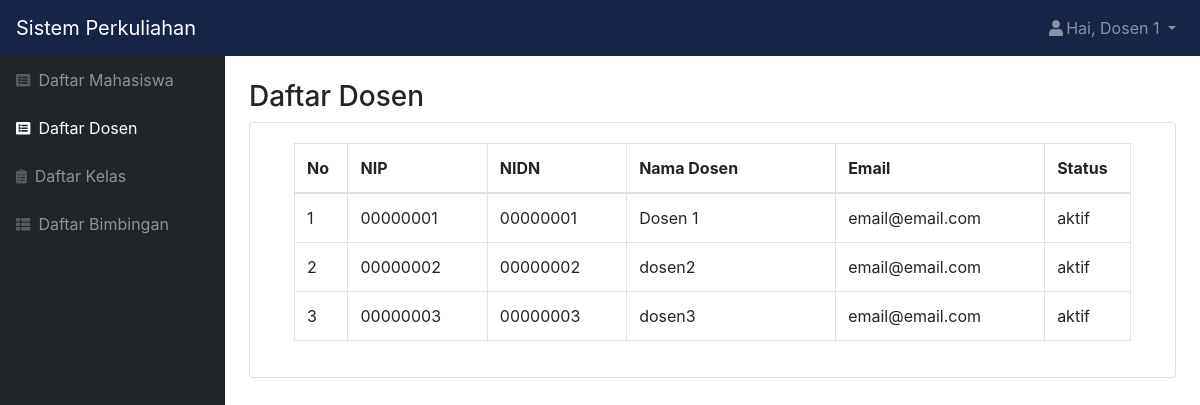
Screenshot of /dosen.php (signed in) with the database file from the repository.
### tables this page shows
CREATE TABLE `dosen` (
  `id_dosen` int(11) NOT NULL,
  `role` char(1) NOT NULL,
  `nip` varchar(25) NOT NULL,
  `nidn` char(10) NOT NULL,
  `nama` varchar(50) NOT NULL,
  `email` varchar(50) NOT NULL,
  `alamat` varchar(50) NOT NULL,
  `tanggal_lahir` date NOT NULL,
  `status` varchar(20) NOT NULL,
  `password` varchar(300) NOT NULL
);

### dosen.php (the view, shortened to what this page needs)
<?php
    include "function.php";
    $queryDosen = mysqli_query($koneksi, "SELECT * FROM dosen ORDER BY nip asc");
    $nama = $_SESSION['nama'];
?>
<!DOCTYPE html>
<html lang="en">
    <head>
        <link href="css/styles.css" rel="stylesheet" />
        <link href="https://cdn.datatables.net/1.10.20/css/dataTables.bootstrap4.min.css" rel="stylesheet" />
    </head>
    <body class="sb-nav-fixed">
        <nav class="sb-topnav navbar navbar-expand navbar-dark bg-dark">
            <a class="navbar-brand" href="index.html">Sistem Perkuliahan</a>
            <ul class="navbar-nav ml-auto">
                <li class="nav-item dropdown">
                    <a class="nav-link dropdown-toggle" id="userDropdown" href="#" role="button" data-toggle="dropdown" aria-haspopup="true" aria-expanded="false"><i class="fas fa-user fa-fw"></i>Hai, <?= $nama; ?> </a>
                </li>
            </ul>
        </nav>
        <div id="layoutSidenav">
            <div id="layoutSidenav_nav">
                <nav class="sb-sidenav accordion sb-sidenav-dark" id="sidenavAccordion">
                    <div class="sb-sidenav-menu">
                        <div class="nav">
                            <a class="nav-link" href="mahasiswa.php"
                                ><div class="sb-nav-link-icon"><i class="fas fa-list-alt"></i></div>
                                Daftar Mahasiswa</a
                            >
                            <a class="nav-link active" href="dosen.php"
                                ><div class="sb-nav-link-icon"><i class="fas fa-list-alt"></i></div>
                                Daftar Dosen</a
                            >
                            <a class="nav-link" href="kelas.php"
                                ><div class="sb-nav-link-icon"><i class="fas fa-clipboard-list"></i></div>
                                Daftar Kelas</a
                            >
                            <a class="nav-link" href="bimbingan.php"
                                ><div class="sb-nav-link-icon"><i class="fas fa-th-list"></i></div>
                                Daftar Bimbingan</a
                            >
                        </div>
                    </div>
                </nav>
            </div>
            <div id="layoutSidenav_content">
                <main>
                    <div class="container-fluid">
                        <h3 class="mt-4">Daftar Dosen</h3>
                        <div class="card mb-4">
                            <div class="card-body">
                                <div class="table-responsive">
                                    <div class="container">
                                        <table class="table table-bordered" id="dataTable" width="100%" cellspacing="0">
                                            <thead>
                                                <tr>
                                                    <th>No</th>
                                                    <th class="col-sm-2">NIP</th>
                                                    <th class="col-sm-2">NIDN</th>
                                                    <th class="col-sm-3">Nama Dosen</th>
                                                    <th class="col-sm-3">Email</th>
                                                    <th>Status</th>
                                                </tr>
                                            </thead>
                                            <?php $i=1;
                                            foreach ($queryDosen as $data) : ?>
                                                <tr>
                                                    <td><?= $i++; ?></td>
                                                    <td><?= $data['nip']; ?></td>
                                                    <td><?= $data['nidn']; ?></td>
                                                    <td><?= $data['nama']; ?></td>
                                                    <td><?= $data['email']; ?></td>
                                                    <td><?= $data['status']; ?></td>
                                                </tr>
                                                    <?php endforeach; ?>
                                        </table>
                                    </div>
                                </div>
                            </div>
                        </div>
                    </div>
                </main>
            </div>
        </div>
    </body>
</html>

### rows the page displays
dosen: nip "00000001", nidn "00000001", nama "Dosen 1", email "email@email.com", status "aktif"
dosen: nip "00000002", nidn "00000002", nama "dosen2", email "email@email.com", status "aktif"
dosen: nip "00000003", nidn "00000003", nama "dosen3", email "email@email.com", status "aktif"

### other values shown
$nama "Dosen 1"
